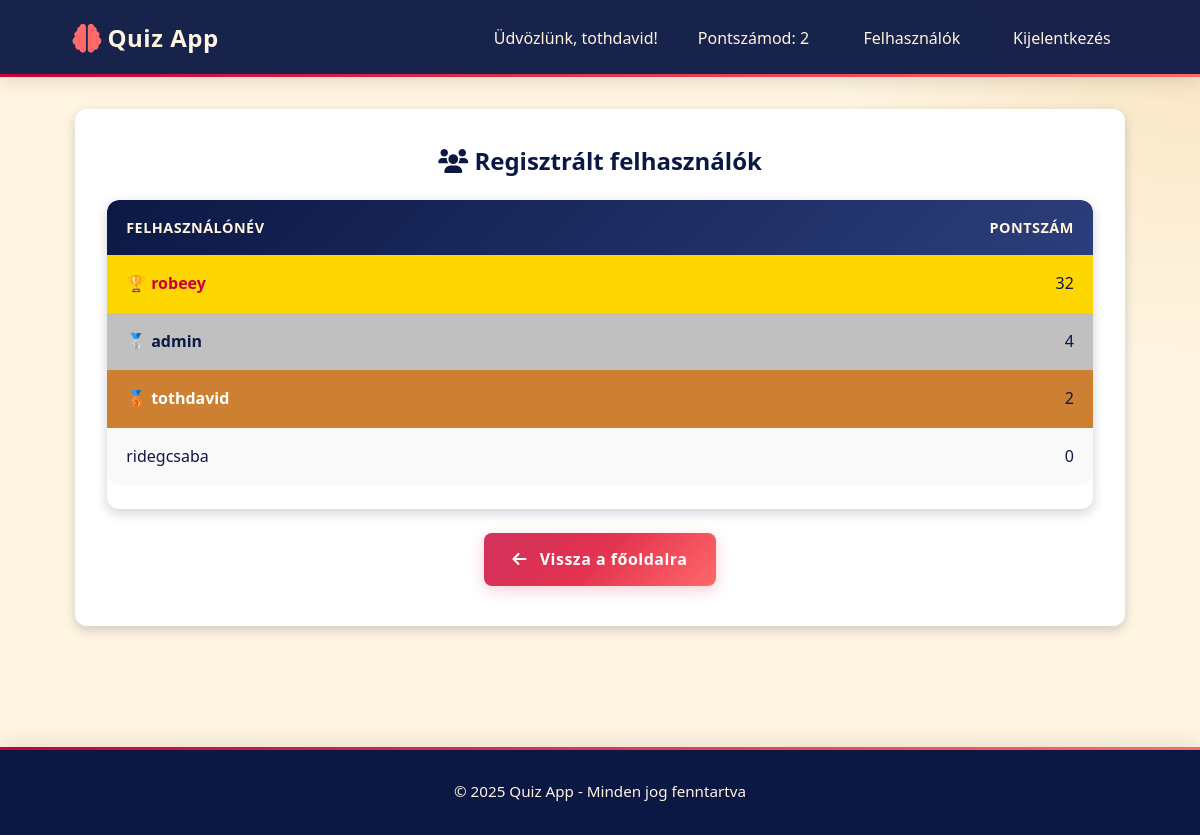
/users (signed in), run on the app's committed database.
### app.py (models this page shows)
class User(db.Model):
    id = db.Column(db.Integer, primary_key=True)
    username = db.Column(db.String(80), unique=True, nullable=False)
    password = db.Column(db.String(120), nullable=False)
    score = db.Column(db.Integer, default=0)
    is_admin = db.Column(db.Boolean, default=False)

### app.py (the view)
@app.route('/users')
def list_users():
    users = User.query.order_by(User.score.desc()).all()
    logged_in_user = session.get('username')
    logged_in_user_score = User.query.filter_by(username=logged_in_user).first().score if logged_in_user else 0
    is_admin = is_admin_user()
    return render_template('users.html', users=users, logged_in_user_score=logged_in_user_score, logged_in_user=session.get('username'), is_admin=is_admin)

### app.py (called while the page is built)
def is_admin_user():
    if 'username' not in session:
        return False
    user = User.query.filter_by(username=session['username']).first()
    return user and user.is_admin

### templates/users.html (shortened to what this page needs)
{% extends "base.html" %}
{% block content %}
<div class="card">
    <h2 class="text-center mb-3">
        <i class="fas fa-users"></i> Regisztrált felhasználók
    </h2>
    <div class="table-container">
        <table>
            <thead>
                <tr>
                    <th>Felhasználónév</th>
                    <th style="text-align: right;">Pontszám</th>
                </tr>
            </thead>
            <tbody>
                {% for user in users %}
                <tr class="{% if loop.index == 1 %}rank-gold{% elif loop.index == 2 %}rank-silver{% elif loop.index == 3 %}rank-bronze{% endif %}">
                    <td>{{ user.username }}</td>
                    <td style="text-align: right;">{{ user.score }}</td>
                </tr>
                {% endfor %}
            </tbody>
        </table>
    </div>
    <div class="text-center mt-3">
        <a href="{{ url_for('index') }}" class="btn">
            <i class="fas fa-arrow-left"></i> Vissza a főoldalra
        </a>
    </div>
</div>
{% endblock %}

### templates/base.html (shortened to what this page needs)
<!DOCTYPE html>
<html lang="hu">
<head>
    <link rel="stylesheet" href="{{ url_for('static', filename='style.css') }}">
    <link rel="stylesheet" href="https://cdnjs.cloudflare.com/ajax/libs/font-awesome/6.0.0/css/all.min.css">
</head>
<body>
    <header class="navbar">
        <div class="container nav-container">
            <a href="{{ url_for('index') }}" class="logo">
                <i class="fas fa-brain"></i>
                Quiz App
            </a>
            <nav class="nav-links">
                {% if logged_in_user %}
                    <span class="user-welcome">Üdvözlünk, {{ logged_in_user }}!</span>
                    <span class="user-welcome">Pontszámod: {{ logged_in_user_score }}</span>
                    <a href="{{ url_for('list_users') }}" class="nav-link">Felhasználók</a>
                    <a href="{{ url_for('logout') }}" class="nav-link">Kijelentkezés</a>
                {% else %}
                    <a href="{{ url_for('login') }}" class="nav-link">Bejelentkezés</a>
                    <a href="{{ url_for('register') }}" class="nav-link highlight">Regisztráció</a>
                {% endif %}
            </nav>
        </div>
    </header>
    <main class="main-content">
        <div class="container">
            {% block content %}{% endblock %}
        </div>
    </main>
    <footer class="footer">
        <div class="container">
            <p>&copy; {{ 2025 }} Quiz App - Minden jog fenntartva</p>
        </div>
    </footer>
</body>
</html>

### data on the page
User: username "tothdavid", score "2"
User: username "robeey", score "32"
User: username "admin", score "4"
User: username "ridegcsaba", score "0"

### other printed values
{{ logged_in_user_score }} "2"
{{ 2025 }} "2025"
